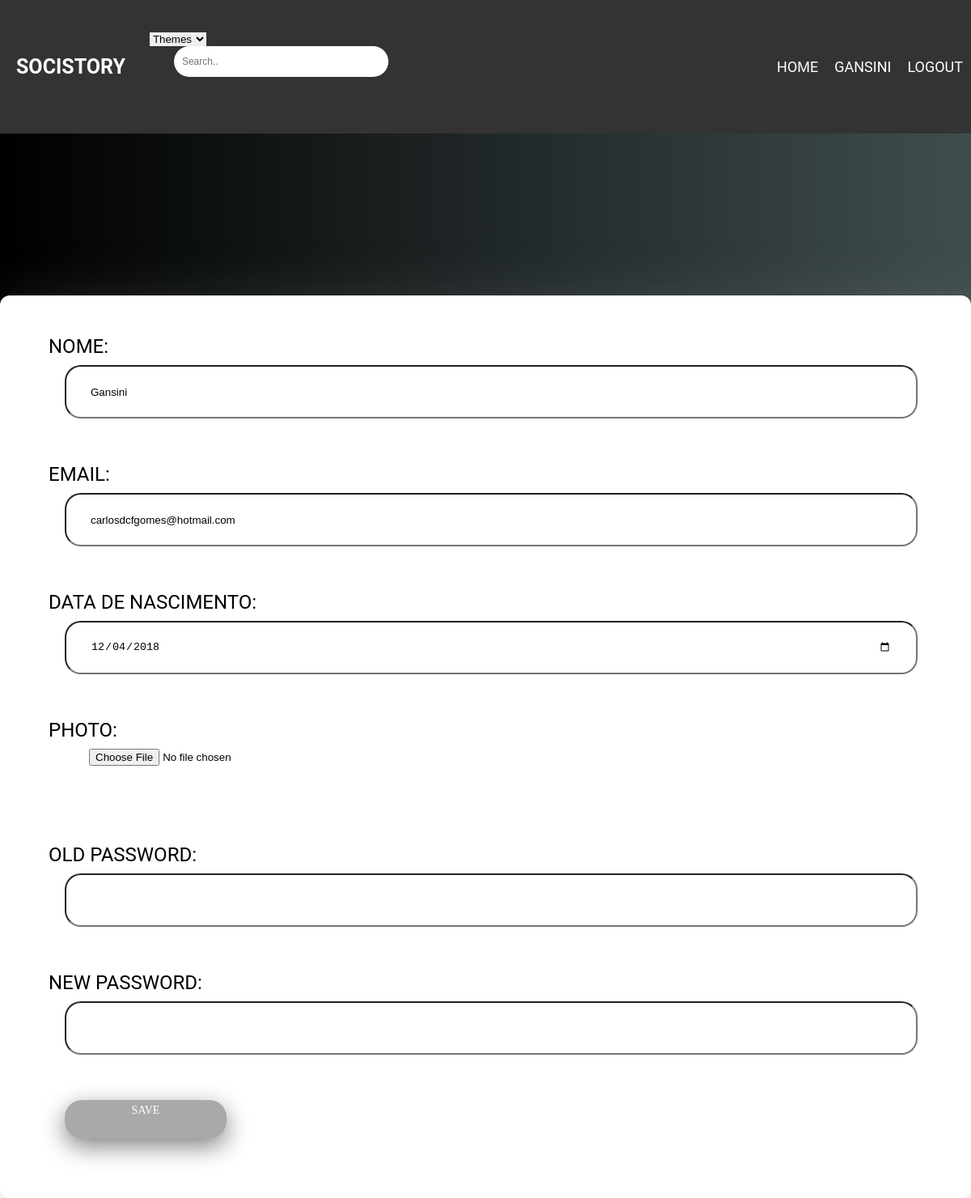
/pages/editProfile.php (signed in), run on an earlier commit of the app's database.
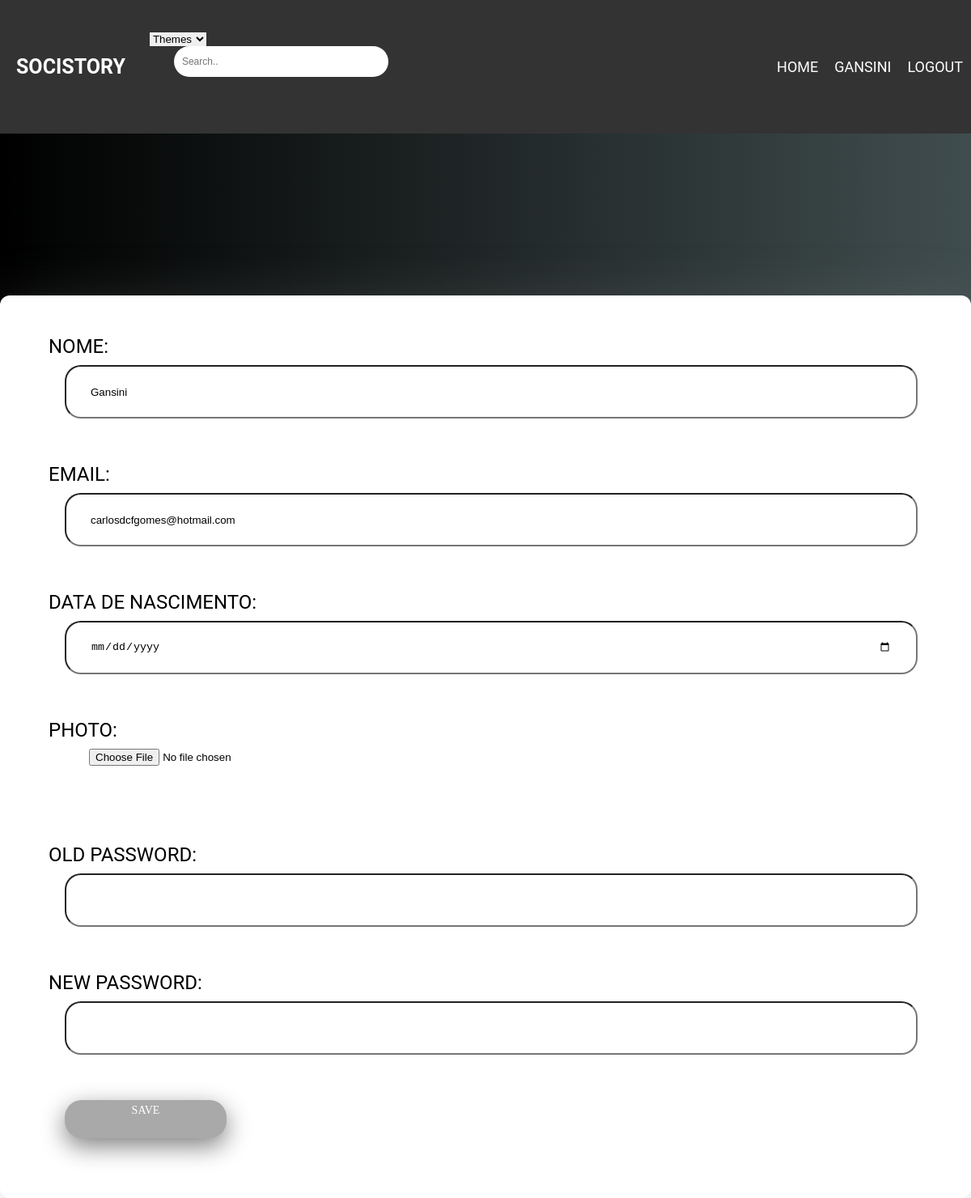
And on a later commit of the database.
### tables this page shows
CREATE TABLE users(
  username VARCHAR PRIMARY KEY,
  email VARCHAR UNIQUE,
  password VARCHAR(254) NOT NULL,
  salt VARCHAR(32) NOT NULL,
  birthday DATE,
  img VARCHAR
);

### database/db_comments.php (called while the page is built, shortened)
<?php
    function getUsernameInfo($username){
    $db = Database::instance()->db();
    $stmt = $db->prepare('SELECT *, rowid FROM users where username = ?');
    $stmt->execute(array($username));
    return $stmt->fetch();
    }
?>

### pages/editProfile.php (the view, shortened to what this page needs)
<?php
include_once('../templates/common.php');
include_once('../database/db_comments.php');
    $info = getUsernameInfo($_SESSION['username']);
    ?>
 <link rel="stylesheet" href="../css/profilePage.css">
<section id="profile">
    <div class="container-box">
        <div class="banner_inner d-flex align-items-center">
            <form action="../actions/editProfile.php" method="post" enctype="multipart/form-data">
            <label for="name">Nome: </label>
            <input name="name" type="text" value="<?=$info['username']?>"> <br>
            <label for="email">Email: </label>
            <input name="email" type="text" value="<?=$info['email']?>"> <br>
            <label for="birth">Data de Nascimento: </label>
            <input name="birthday" type="date" value="<?=$info['birthday']?>"><br>
            <label for="photo">Photo: </label>
            <input name="photo" type="file" value="<?=$info['img']?>"><br>
            <label for="old"> Old Password: </label>
            <input name="oldpass" type="password"> <br>
            <label for="new"> New Password: </label>
            <input name="newpass" type="password"> <br>
            <button type="submit">Save</button>
            </form>
        </div>
    </div>
</section>

What changed in the data, as far as the page shows it:
changed users "Gansini": birthday "12/04/2018" → (not shown)
